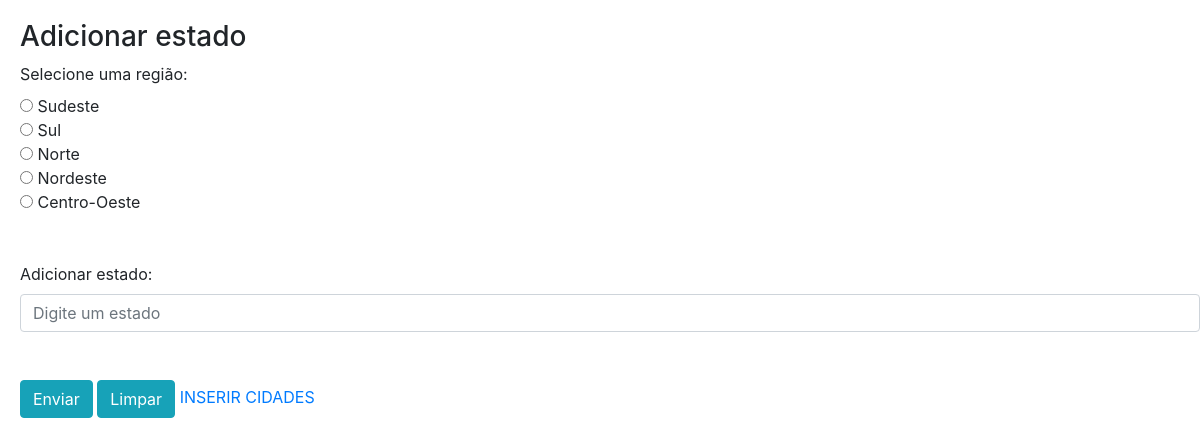
The app's page /AAAAAA.php (signed in) with its own data.
### tables this page shows
CREATE TABLE `regiao` (
  `cd_regiao` int(100) UNSIGNED NOT NULL,
  `nm_regiao` varchar(200) NOT NULL
);

### AAAAAA.php (the view, shortened to what this page needs)
<?php
include 'conexao.php';
include 'header.php';
  $sql = "select * from regiao";
  if ($result = $mysqli->query($sql)) {
        echo "
<body>
  <div class'container'>
  <div class='row'>
      <div class='col-sm-12'>
        <form method='post'>
                  <div class='panel-body panel-default'>
                      <h3>Adicionar estado</h3>
                          <div class='form-group'>
                              <label for='sel1'>Selecione uma região:</label><br>";
           while($obj = $result->fetch_object()){
            echo "<input type='radio' id='regiao' value='$obj->cd_regiao'> $obj->nm_regiao <br>";
        }
    }
        echo "<br>
        <br>
                            <label>Adicionar estado:</label>
                            <input class='form-control' type='text' name='estado' id='estado' placeholder='Digite um estado'><br>
                            <br>
                            <button type='submit' class='btn btn-info'>Enviar</button>
                            <button type='reset' class='btn btn-info'>Limpar</button>
                            <a href='inserir2.php' name='next'>INSERIR CIDADES</a>
                        </div>
                    </div>
                </form>
            </div>
        </div>
    </div>
</body>
</html>"
?>
</head>

### AAAAAA.php (style rules this page uses)
body { margin-left: 20px; margin-top: 20px; }

### records on screen
regiao: nm_regiao "Sudeste"
regiao: nm_regiao "Sul"
regiao: nm_regiao "Norte"
regiao: nm_regiao "Nordeste"
regiao: nm_regiao "Centro-Oeste"
